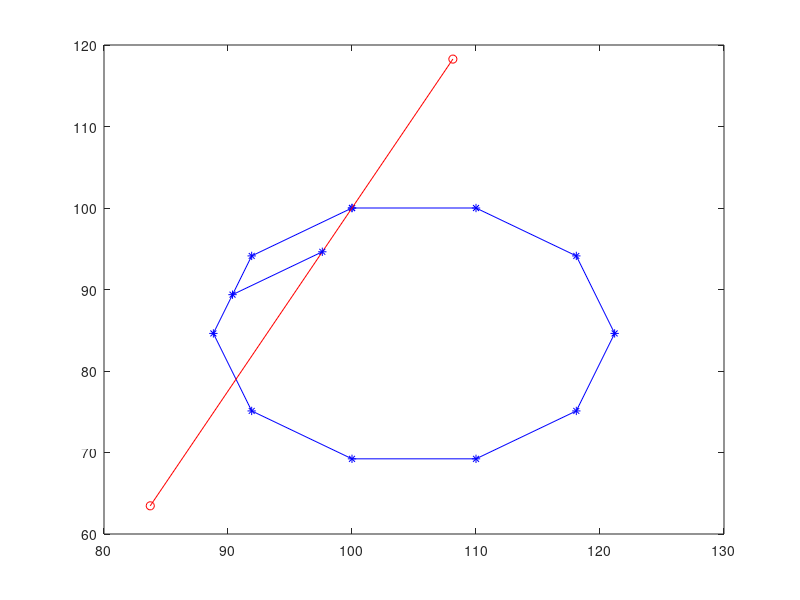

Source code (MATLAB):
r = 10;
a = [];
b = [];
a(1,1) = 100;
b(1,1) = 100;
theta = 0;
for i = 2:11
    a(1,i) = a(1,i-1) + r*cos(theta);
    b(1,i) = b(1,i-1) - r*sin(theta);
    theta = theta + pi/5;
end
theta = theta - 2*pi/5;
m = 0.895;
a1 = [a(1,9) + 0.5*r*cos(theta), a(1,9) + 0.5*r*cos(theta) + m*r*cos(theta + pi/5)];
b1 = [b(1,9) - 0.5*r*sin(theta), b(1,9) - 0.5*r*sin(theta) - m*r*sin(theta + pi/5)];
c = [100-40*sin(24/360 * 2*pi), 100+20*sin(24/360 * 2*pi)];
d = [100-40*cos(24/360 * 2*pi), 100+20*cos(24/360 * 2*pi)];
[a1;b1];
plot(a,b,'-*b',c,d,'-or', a1,b1,'-*b')

